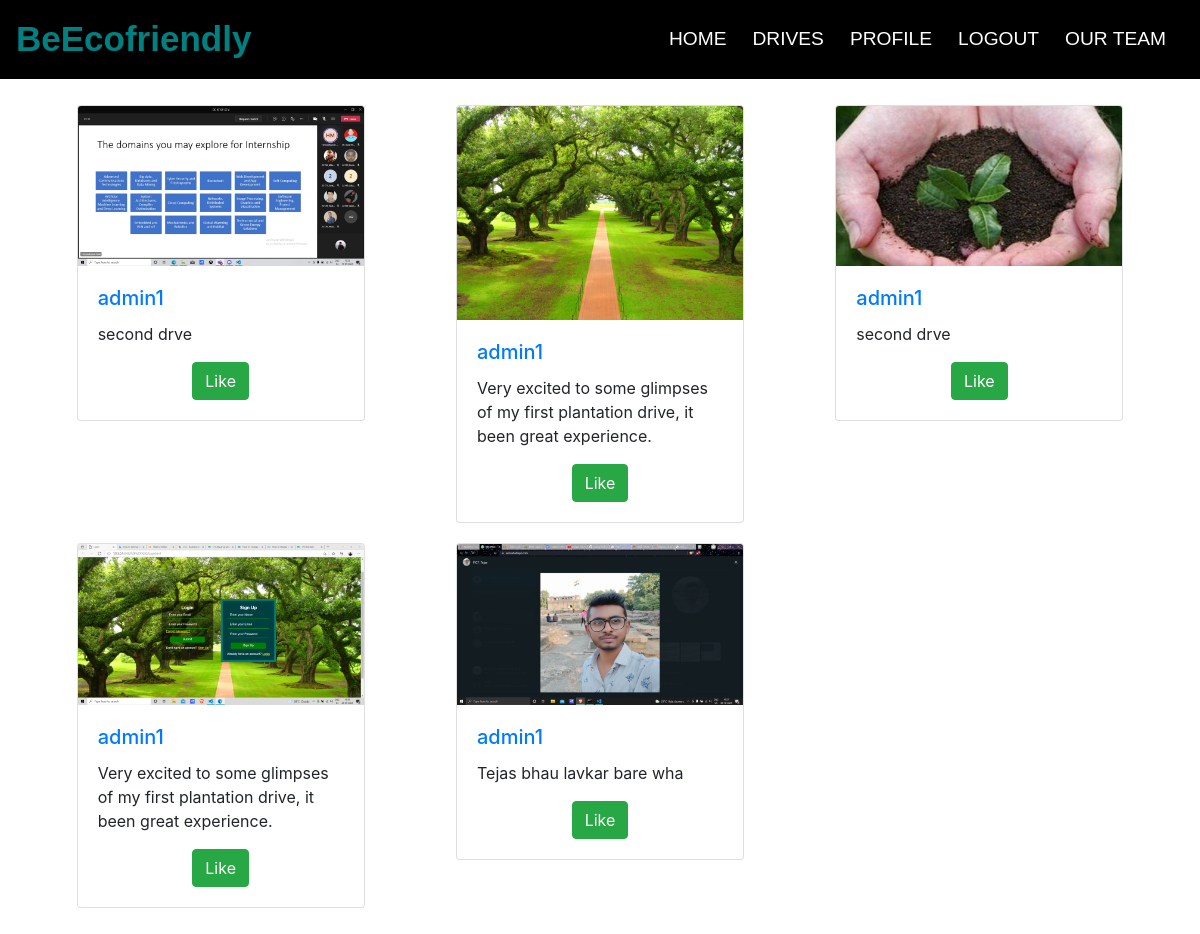
Page /allposts/ (signed in) on the committed database.
### posts/models.py (models this page shows, shortened)
class Post1(models.Model):
    author = models.ForeignKey(User, related_name='post', on_delete=models.CASCADE)
    slug = models.SlugField(unique=True, max_length=10, default=generate_id)
    photo = models.FileField(upload_to='posts_photo')
    caption = models.CharField(max_length=100, blank=True)
    class Meta:
        verbose_name_plural = 'Posts'

### posts/views.py (the view)
# urls.py: path('allposts/', views.AllPostsView.as_view(), name='AllPostsView'),
class AllPostsView(generic.ListView):
    model = Post1
    template_name = 'posts/postsAll.html'
    context_object_name = 'posts'
    def get_queryset(self):
        return get_posts(self.request.user, wall=True)

### posts/helpers.py (called while the page is built)
def get_posts(user=None, wall=False):
    if not user:
        return None
    if isinstance(user, str):
        user = User.objects.get(username=user)
    if not user.is_authenticated:
        return None
    users = [user, ]
    posts = Post1.objects \
                .select_related('author') \
                .prefetch_related(
                    Prefetch(
                        'liked_post',
                        queryset=Like.objects.select_related('user'),
                        to_attr='liker'
                    )) \
                .filter(author__in=users) \
    for post in posts:
        post.liker = [liker.user for liker in post.liker]
    return posts

### posts/templates/posts/postsAll.html (shortened to what this page needs)
{% extends "users/layout.html" %}
{% block content %}
    <div class="container">
        <div class="grid grid-custom">
            <div class="row">
                {% if user.is_authenticated %}
                {% for post in posts  %}
                    {% include 'posts/post.html' %}
                {% endfor %}
            {% else %}
                <p>Welcome, new user. Please log in.</p>
            {% endif %}
        </div></div></div>
{% endblock %}

### posts/templates/posts/post.html (shortened to what this page needs)
<div class="col-sm-4">
    <div class="card card-custom" style="width: 18rem;">
        <img src="{{ post.photo.url }}" class="card-img-top" alt="{{ post.caption }}">
        <div class="card-body">
            <h5 class="card-title"><a href="{{ post.author.get_absolute_url }}">{{ post.author }}</a></h5>
            <p class="card-text">{{ post.caption }}</p>
            <div style="text-align: center;"><a href="#" class="btn btn-success" style="text-align: center;">Like</a>
            </div>
        </div>
    </div>
</div>

### users/templates/users/login.html (style rules this page uses)
.container { padding: 16px; }

### posts/templates/posts/post.html (style rules this page uses)
.card-custom { margin: 10px auto; justify-content: center; }

### posts/templates/posts/postsAll.html (style rules this page uses)
.grid-custom { justify-content: space-evenly; }
body { background-image: url(https://t4.ftcdn.net/jpg/02/91/88/37/360_F_291883797_GGmcj8bGJpbTmZhErvS92ZEbGi0D512B.jpg); background-repeat: no-repeat; background-size: cover; background-attachment: fixed; }

### rows in the picture
Post1: photo (picture), author "admin1", caption "second drve"
Post1: photo (picture), author "admin1", caption "Very excited to some glimpses of my first plantation drive, it been great experience."
Post1: photo (picture), author "admin1", caption "second drve"
Post1: photo (picture), author "admin1", caption "Very excited to some glimpses of my first plantation drive, it been great experience."
Post1: photo (picture), author "admin1", caption "Tejas bhau lavkar bare wha"
